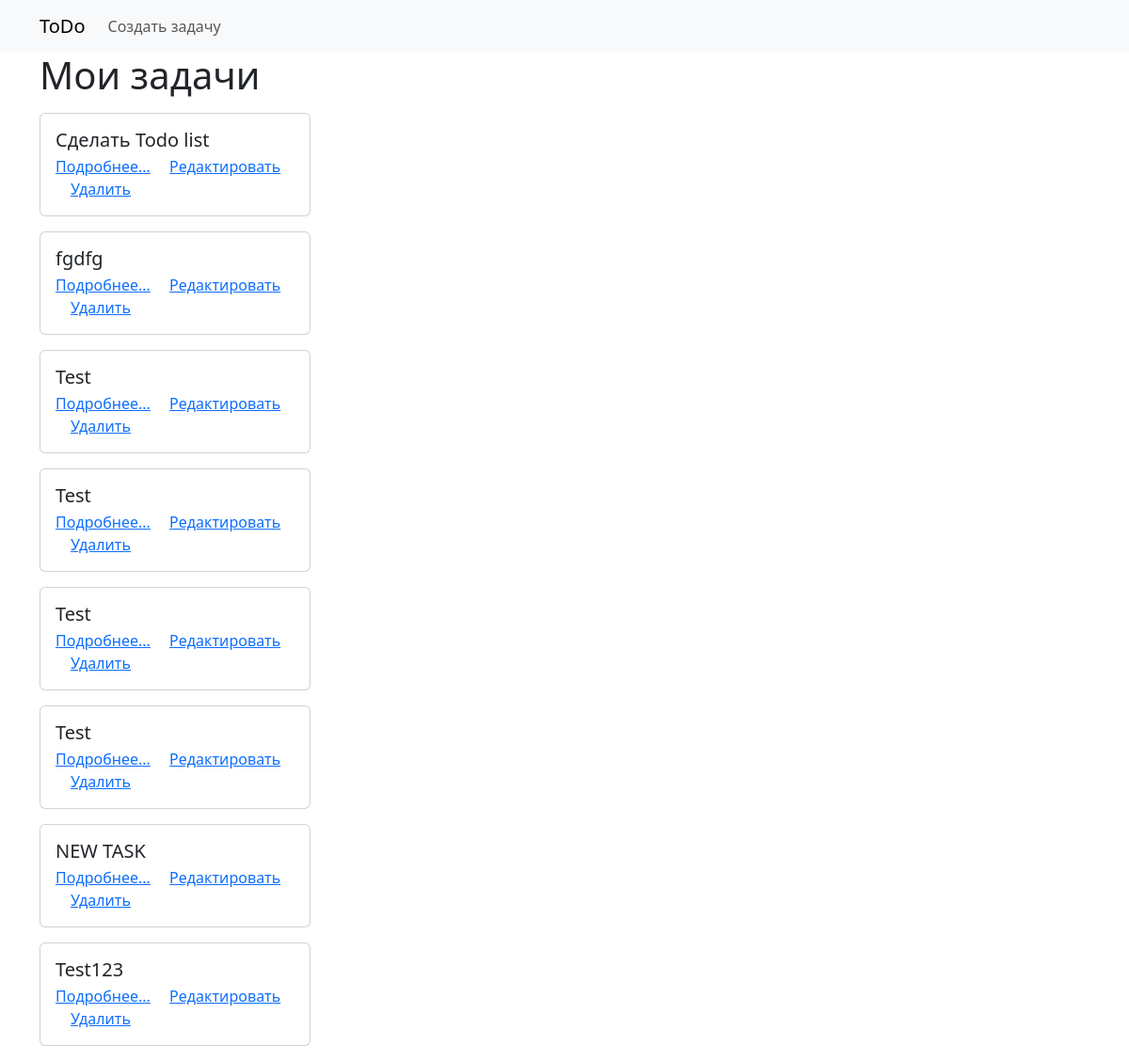
The app's page /, older data.
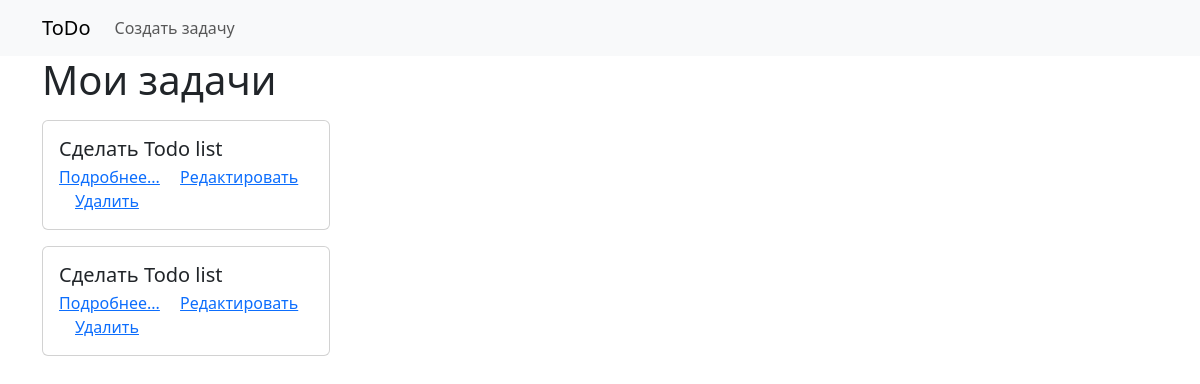
The same page, newer data.
### todo/models.py (models this page shows, shortened)
class AbstractModel(models.Model):
    created_at = models.DateTimeField(auto_now_add=True, verbose_name='Время создания')
    updated_at = models.DateTimeField(auto_now=True, verbose_name='Время изменения')
    class Meta:
        abstract = True

class Task(AbstractModel):
    name = models.CharField(max_length=50, null=False, blank=False, verbose_name="Задача")
    description = models.TextField(max_length=3000, null=True, blank=False, verbose_name="Описание")
    status = models.ForeignKey('todo.Status', on_delete=models.RESTRICT, verbose_name='Статус', related_name='tasks', blank=True)
    type = models.ManyToManyField('todo.Type', through='todo.TaskType', through_fields=('task', 'type'), verbose_name='Тип', related_name='tasks', blank=True)

### todo/views.py (the view)
# urls.py: path('', index_view, name='index'),
def index_view(request):
    tasks = Task.objects.all()
    return render(request, 'index.html', {'tasks': tasks})

### todo/templates/index.html (shortened to what this page needs)
{% extends 'base.html' %}
{% block menu %}<a class="nav-link" aria-current="page" href="{% url 'task_create_view' %}">Создать задачу</a>{% endblock %}
{% block content %}
    <h1>Мои задачи</h1>
    {% for task in tasks %}
        <div class="card my-3" style="width: 18rem;">
            <div class="card-body">
                <h5 class="card-title">{{ task.name }}</h5>
                <a href={% url 'task_view' pk=task.pk %} class="card-link">Подробнее...</a>
                <a href={% url 'task_update_view' pk=task.pk %} class="card-link">Редактировать</a>
                <a href={% url 'task_delete_view' pk=task.pk %} class="card-link">Удалить</a>
            </div>
        </div>
    {% endfor %}
{% endblock %}

### todo/templates/base.html (shortened to what this page needs)
{% load static %}
<!doctype html>
<html lang="en">
<head>
    <link href="https://cdn.jsdelivr.net/npm/bootstrap@5.3.2/dist/css/bootstrap.min.css" rel="stylesheet"
>
</head>
<body>
<nav class="navbar navbar-expand-lg bg-body-tertiary">
  <div class="container">
    <a class="navbar-brand" href="{% url 'index' %}">ToDo</a>
    <div class="collapse navbar-collapse" id="navbarNavAltMarkup">
      <div class="navbar-nav">
          {% block menu %}{% endblock %}
      </div>
    </div>
  </div>
</nav>
<div class="container">
    {% block content %}
    {% endblock %}
</div>
</body>
</html>

Row changes from the older to the newer data that the page shows:
removed Task: name "fgdfg"
removed Task: name "Test"
removed Task: name "Test"
removed Task: name "Test"
removed Task: name "Test"
removed Task: name "NEW TASK"
removed Task: name "Test123"
added Task: name "Сделать Todo list"
